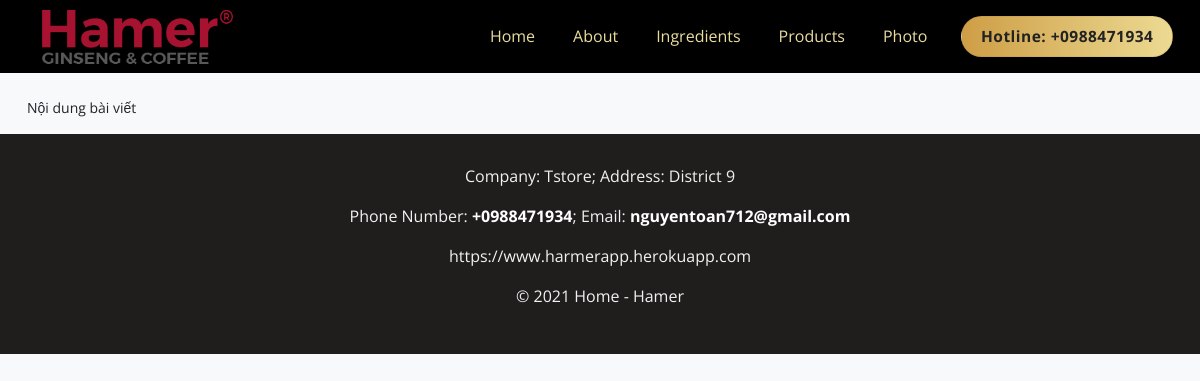
The app's page /article/bai-viet-2022 with its own data.
### diep_website/models.py (models this page shows, shortened)
class MainMenu(models.Model):
    id = models.UUIDField(default=uuid.uuid4, unique=True, primary_key=True, editable=False)
    name = models.CharField(max_length=100, null=False, blank=False, verbose_name="Tên Menu")
    tag = models.CharField(max_length=100, null=True, blank=True, verbose_name="Menu Tag")
    has_child_article_menu = models.BooleanField(default=False, verbose_name="Có chứa menu bài viết")
    class Meta:
        verbose_name_plural = "01. Menu (Tiêu đề)"

class WebContent(models.Model):
    id = models.UUIDField(default=uuid.uuid4, unique=True, primary_key=True, editable=False)
    web_title = models.CharField(max_length=200, null=False, blank=False, verbose_name="Tiêu đề trang web")
    phone_number = models.CharField(max_length=20, null=False, blank=False, verbose_name="Số điện thoại")
    company_name = models.CharField(max_length=500, null=False, blank=False, verbose_name="Tên công ty")
    address = models.TextField(max_length=500, null=False, blank=False, verbose_name="Địa chỉ")
    email = models.CharField(max_length=500, null=False, blank=False, verbose_name="Email")
    site_name = models.CharField(max_length=500, null=False, blank=False, verbose_name="Tên website")
    copy_right = models.CharField(max_length=200, null=False, blank=False, verbose_name="Tên copyright")
    banner_1 = models.CharField(max_length=200, null=True, blank=True, verbose_name="Nội dung banner 1")
    banner_2 = models.CharField(max_length=200, null=True, blank=True, verbose_name="Nội dung banner 2")
    banner_3 = models.CharField(max_length=200, null=True, blank=True, verbose_name="Nội dung banner 3")
    banner_photo = models.ImageField(upload_to="home_photos",null=True, blank=True, verbose_name="Hình ảnh banner chính")
    banner_photo_alt = models.CharField(max_length=500, null=True, blank=True, verbose_name="Mô tả ngắn (Hình ảnh)")
    counterfeiting = models.TextField(max_length=500, null=True, blank=True, verbose_name="Nội dung chống hàng giả")
    counterfeiting_photo = models.ImageField(upload_to="home_photos",null=True, blank=True, verbose_name="Hình ảnh chống hàng giả")
    counterfeiting_photo_alt = models.CharField(max_length=500, null=True, blank=True, verbose_name="Mô tả ngắn (Hình ảnh)")
    video_photo = models.ImageField(upload_to="home_photos",null=True, blank=True, verbose_name="Hình ảnh video")
    video_photo_alt = models.CharField(max_length=500, null=True, blank=True, verbose_name="Mô tả ngắn (Hình ảnh)")
    effection_photo = models.ImageField(upload_to="home_photos",null=True, blank=True, verbose_name="Hình ảnh công dụng sản phẩm")
    effection_photo_alt = models.CharField(max_length=500, null=True, blank=True, verbose_name="Mô tả ngắn (Hình ảnh)")
    effection_photo_1 = models.ImageField(upload_to="home_photos",null=True, blank=True, verbose_name="Hình ảnh công dụng sản phẩm (1)")
    effection_photo_1_alt = models.CharField(max_length=500, null=True, blank=True, verbose_name="Mô tả ngắn (Hình ảnh)")
    order_photo = models.ImageField(upload_to="home_photos",null=True, blank=True, verbose_name="Hình ảnh đặt hàng")
    order_photo_alt = models.CharField(max_length=500, null=True, blank=True, verbose_name="Mô tả ngắn (Hình ảnh)")
    class Meta:
        verbose_name_plural = "02. Nội Dung Trang Web"

class Article(models.Model):
    id = models.UUIDField(default=uuid.uuid4, unique=True, primary_key=True, editable=False)
    category = models.ForeignKey(Category, on_delete=models.CASCADE, null=True, blank=True, verbose_name="Danh mục")
    title = models.CharField(max_length=500, null=False, blank=False, verbose_name="Tên bài viết")
    slug = models.CharField(max_length=500, null=True, blank=True, unique=True ,verbose_name="Đường dẫn")
    body = models.TextField(verbose_name="Nội dung")
    created = models.DateTimeField(auto_now_add=True, verbose_name="Ngày tạo")
    updated = models.DateTimeField(auto_now=True)
    class Meta:
        verbose_name_plural = "11. Bài viết"

### diep_website/views.py (the view)
# urls.py: path('article/<str:pk>', views.article_detail, name='article'),
def article_detail(request, pk):
    articleObj = Article.objects.get(slug=pk)
    articles = Article.objects.all()
    webcontent = WebContent.objects.all()
    main_menus = MainMenu.objects.all()
    context = {"article": articleObj,
               "articles": articles,
               "webcontent": webcontent[0],
               "main_menus": main_menus,
               }
    return render(request, 'article-detail.html', context)

### templates/article-detail.html
{% extends 'base.html' %} {% block content %}
<div class="container mt-4">
    {{article.body|safe}}
</div>
{% endblock content %}

### templates/base.html (shortened to what this page needs)
<!doctype html> {% load static %}
<html lang="en">
<head>
    <link href="{% static 'view/frontend/assets/plugins/bootstrap/bootstrap.min.css' %}" type="text/css" rel="stylesheet">
    <link href="{% static 'view/frontend/assets/css/all.min.css' %}" type="text/css" rel="stylesheet">
    <link href="{% static 'view/frontend/assets/plugins/swiper/swiper.min.css' %}" type="text/css" rel="stylesheet">
    <link href="{% static 'view/frontend/assets/plugins/owlcarousel/owl.carousel.min.css' %}" type="text/css" rel="stylesheet">
    <link href="{% static 'view/frontend/assets/plugins/fancybox/fancybox.min.css' %}" type="text/css" rel="stylesheet">
    <link href="{% static 'view/frontend/assets/plugins/magnific-popup/magnific.css' %}" type="text/css" rel="stylesheet">
    <link href="{% static 'view/frontend/assets/plugins/sweetalert2/sweetalert2.min.css' %}" type="text/css" rel="stylesheet">
    <link href="{% static 'view/frontend/assets/plugins/animate.min.css' %}" type="text/css" rel="stylesheet">
    <link rel="stylesheet" href="{% static 'view/frontend/assets/css/style.css' %}">
</head>
<body>
    <header id="header" class="header-wrapper">
        <div class="container">
            <div class="header-wrapper_inner">
                <div class="header-wrapper_logo">
                    <a href="{% url 'home' %}">
                        <img src="{% static 'public/upload/logo/LOGO-HAMER-CANDY-NEW.png' %} " alt="Home - Hamer USA">
                    </a>
                </div>
                <div class="header-wrapper_navigation">
                    <ul id="menu" class="list-unstyled mb-0">
                        {% for menu in main_menus %}
                        <li>
                            {% if menu.has_child_article_menu %}
                            <a class="menu-item" href="javascript:void(0)">{{menu.name}}</a>
                            {% else %} {% if menu.tag != None %}
                            <a class="menu-item" href="{% url 'home' %}{{menu.tag}}">{{menu.name}}</a> {% else %}
                            <a class="menu-item" href="{% url 'home' %}">{{menu.name}}</a> {% endif %} {% endif %}
                        </li>
                        {% endfor %}
                    </ul>
                </div>
                <div class="header-wrapper_phone">
                    <a href="tel:{{webcontent.phone_number}}" class="button text-capitalize">Hotline:&nbsp;+{{webcontent.phone_number}}</a>
                </div>
            </div>
        </div>
    </header>
    <div class="template-main">
        {% block content %} {% endblock content %}
    </div>
    {% include 'footer.html' %}
</body>
</html>

### templates/footer.html
<footer class="footer-wrapper ">
    <div class="container ">
        <div class="row ">
            <div class="col-12 ">
                <p>Company: {{webcontent.company_name}}; Address: {{webcontent.address}}</p>
                <p>Phone Number: <a href="tel:{{webcontent.phone_number}}">+{{webcontent.phone_number}}</a>; Email: <a href="mailto:{{webcontent.email}}">{{webcontent.email}}</a></p>
                <p>{{webcontent.site_name}}</p>
                <p>{{webcontent.copy_right}}</p>
            </div>
        </div>
    </div>
</footer>

### records on screen
MainMenu: name "Home"
MainMenu: name "About"
MainMenu: name "Ingredients"
MainMenu: name "Products"
MainMenu: name "Photo"
WebContent: phone_number "0988471934", company_name "Tstore", address "District 9", email "nguyentoan712@gmail.com", site_name "https://www.harmerapp.herokuapp.com", copy_right "© 2021 Home - Hamer"
Article: body "Nội dung bài viết"
